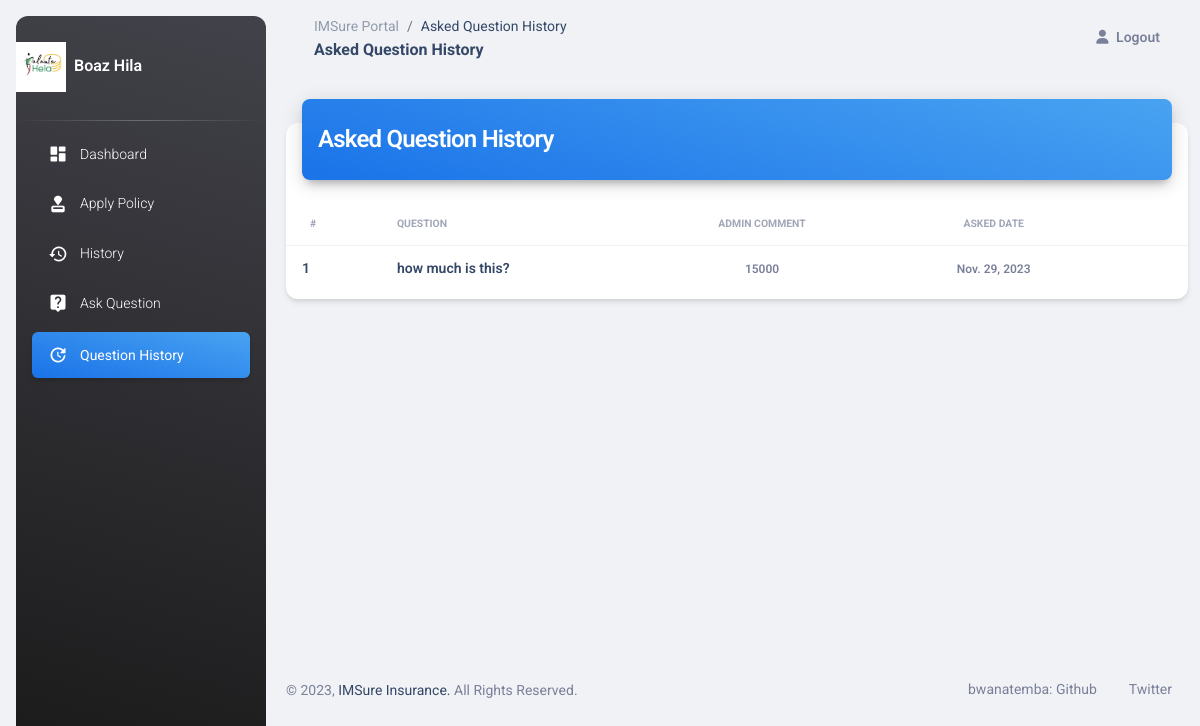
The app's page /customer/question-history (signed in) with its own data.
### customer/models.py (models this page shows, shortened)
class Customer(models.Model):
    user = models.OneToOneField(User, on_delete=models.CASCADE)
    profile_pic = models.ImageField(upload_to='profile_pic/Customer/', null=True, blank=True)
    address = models.CharField(max_length=40)
    mobile = models.CharField(max_length=20, null=False)

### insurancemanagement/models.py (models this page shows, shortened)
class Question(models.Model):
    customer = models.ForeignKey(Customer, on_delete=models.CASCADE)
    description = models.CharField(max_length=500)
    admin_comment = models.CharField(max_length=200, default='...')
    asked_date = models.DateField(auto_now=True)

### customer/views.py (the view)
# urls.py: path('question-history', views.question_history_view, name='question-history'),
def question_history_view(request):
    customer = models.Customer.objects.get(user_id=request.user.id)
    questions = CMODEL.Question.objects.all().filter(customer=customer)
    return render(request, 'customer/question_history.html', {'questions': questions, 'customer': customer})

### insurancemanagement/templates/customer/question_history.html (shortened to what this page needs)
<!DOCTYPE html>
{% load static %}
<html lang="en">
<head>
  <link href="{% static 'dashboard/css/nucleo-icons.css' %}" rel="stylesheet" />
  <link href="{% static 'dashboard/css/nucleo-svg.css' %}" rel="stylesheet" />
  <link id="pagestyle" href="{% static 'dashboard/css/material-dashboard.css' %}" rel="stylesheet" />
</head>
<body class="g-sidenav-show  bg-gray-200">
  <aside class="sidenav navbar navbar-vertical navbar-expand-xs border-0 border-radius-xl my-3 fixed-start ms-3   bg-gradient-dark" id="sidenav-main">
    <br><div class="sidenav-header">
        <img src="{% static customer.profile_pic.url %}" width="50" height="50" alt="main_logo">
        <span class="ms-1 font-weight-bold text-white">{{request.user.first_name}} {{request.user.last_name}}</span>
    </div>
    <hr class="horizontal light mt-0 mb-2">
    <div class="collapse navbar-collapse  w-auto " id="sidenav-collapse-main">
      <ul class="navbar-nav">
        <li class="nav-item">
          <a class="nav-link text-white" href="/customer/customer-dashboard">
            <div class="text-white text-center me-2 d-flex align-items-center justify-content-center">
              <i class="material-icons opacity-10">dashboard</i>
            </div>
            <span class="nav-link-text ms-1">Dashboard</span>
          </a>
        </li>
        <li class="nav-item">
          <a class="nav-link text-white" href="/customer/apply-policy">
            <div class="text-white text-center me-2 d-flex align-items-center justify-content-center">
              <i class="material-icons opacity-10">approval</i>
            </div>
            <span class="nav-link-text ms-1">Apply Policy</span>
          </a>
        </li>
        <li class="nav-item">
          <a class="nav-link text-white" href="/customer/history">
            <div class="text-white text-center me-2 d-flex align-items-center justify-content-center">
              <i class="material-icons opacity-10">history</i>
            </div>
            <span class="nav-link-text ms-1">History</span>
          </a>
        </li>
        <li class="nav-item">
          <a class="nav-link text-white " href="/customer/ask-question">
            <div class="text-white text-center me-2 d-flex align-items-center justify-content-center">
              <i class="material-icons opacity-10">live_help</i>
            </div>
            <span class="nav-link-text ms-1">Ask Question</span>
          </a>
        </li>
        <li class="nav-item">
          <a class="nav-link text-white active bg-gradient-info" href="/customer/question-history">
            <div class="text-white text-center me-2 d-flex align-items-center justify-content-center">
              <i class="material-icons opacity-10">update</i>
            </div>
            <span class="nav-link-text ms-1">Question History</span>
          </a>
        </li>
      </ul>
    </div>
  </aside>
  <main class="main-content position-relative max-height-vh-100 h-100 border-radius-lg ">
    <nav class="navbar navbar-main navbar-expand-lg px-0 mx-4 shadow-none border-radius-xl" id="navbarBlur" data-scroll="true">
      <div class="container-fluid py-1 px-3">
        <nav aria-label="breadcrumb">
          <ol class="breadcrumb bg-transparent mb-0 pb-0 pt-1 px-0 me-sm-6 me-5">
            <li class="breadcrumb-item text-sm"><a class="opacity-5 text-dark" href="javascript:;">IMSure Portal</a></li>
            <li class="breadcrumb-item text-sm text-dark active" aria-current="page">Asked Question History</li>
          </ol>
          <h6 class="font-weight-bolder mb-0">Asked Question History</h6>
        </nav>
        <div class="collapse navbar-collapse mt-sm-0 mt-2 me-md-0 me-sm-4" id="navbar">
          <ul class="navbar-nav  justify-content-end">
            <li class="nav-item d-flex align-items-center">
              <a href="/logout" class="nav-link text-body font-weight-bold px-0">
                <i class="fa fa-user me-sm-1"></i>
                <span class="d-sm-inline d-none">Logout</span>
              </a>
            </li>
          </ul>
        </div>
      </div>
    </nav>
    <div class="container-fluid py-4">
      <div class="row">
        <div class="col-12">
          <div class="card my-4">
            <div class="card-header p-0 position-relative mt-n4 mx-3 z-index-2">
              <div class="bg-gradient-info shadow-dark border-radius-lg pt-4 pb-3">
                <h4 class="text-white text-capitalize ps-3">Asked Question History</h4>
              </div>
            </div>
            <div class="card-body px-0 pb-2">
              <div class="table-responsive p-0">
                <table class="table align-items-center mb-0">
                  <thead>
                    <tr>
                      <th class="text-uppercase text-secondary text-xxs font-weight-bolder opacity-7">#</th>
                      <th class="text-uppercase text-secondary text-xxs font-weight-bolder opacity-7 ps-2">Question</th>
                      <th class="text-center text-uppercase text-secondary text-xxs font-weight-bolder opacity-7">Admin Comment</th>
                      <th class="text-center text-uppercase text-secondary text-xxs font-weight-bolder opacity-7">Asked Date</th>
                      <th class="text-secondary opacity-7"></th>
                    </tr>
                  </thead>
                  {% for t in questions %}
                  <tbody>
                    <tr>
                      <td>
                        <div class="d-flex px-2 py-1">
                          <div class="d-flex flex-column justify-content-center">
                            <h6 class="mb-0 text-sm">{{ forloop.counter }}</h6>
                          </div>
                        </div>
                      </td>
                      <td>
                        <h6 class="mb-0 text-sm">{{t.description}}</h6>
                      </td>
                      <td class="align-middle text-center">
                        <span class="text-secondary text-xs font-weight-bold">{{t.admin_comment}}</span>
                      </td>
                      <td class="align-middle text-center">
                        <span class="text-secondary text-xs font-weight-bold">{{t.asked_date}}</span>
                      </td>
                    </tr>
                    {% endfor %}
                  </tbody>
                </table>
              </div>
            </div>
          </div>
        </div>
      </div>
    </div>
      <br><br><br><br><br><br>
      <br><br><br><br><br><br>
      <div class="row mb-4">
      <footer class="footer py-4  ">
        <div class="container-fluid">
          <div class="row align-items-center justify-content-lg-between">
            <div class="col-lg-6 mb-lg-0 mb-4">
              <div class="copyright text-center text-sm text-muted text-lg-start">
                &copy; ,
                <a href="/" target="_blank">IMSure Insurance. </a> All Rights Reserved.
              </div>
            </div>
            <div class="col-lg-6">
              <ul class="nav nav-footer justify-content-center justify-content-lg-end">
                <li class="nav-item">
                  <a href="https://github.com/bwanatemba" class="nav-link text-muted" target="_blank">bwanatemba: Github </a>
                </li>
                <li class="nav-item">
                  <a href="https://twitter.com/bwanatemba" class="nav-link text-muted" target="_blank">Twitter</a>
                </li>
              </ul>
            </div>
          </div>
        </div>
      </footer>
    </div>
  </main>
</body>
</html>

### records on screen
Customer: profile_pic (picture)
Question: description "how much is this?", admin_comment "15000", asked_date "Nov. 29, 2023"

### other values on screen
{{ request.user.first_name }} "Boaz"
{{ request.user.last_name }} "Hila"
